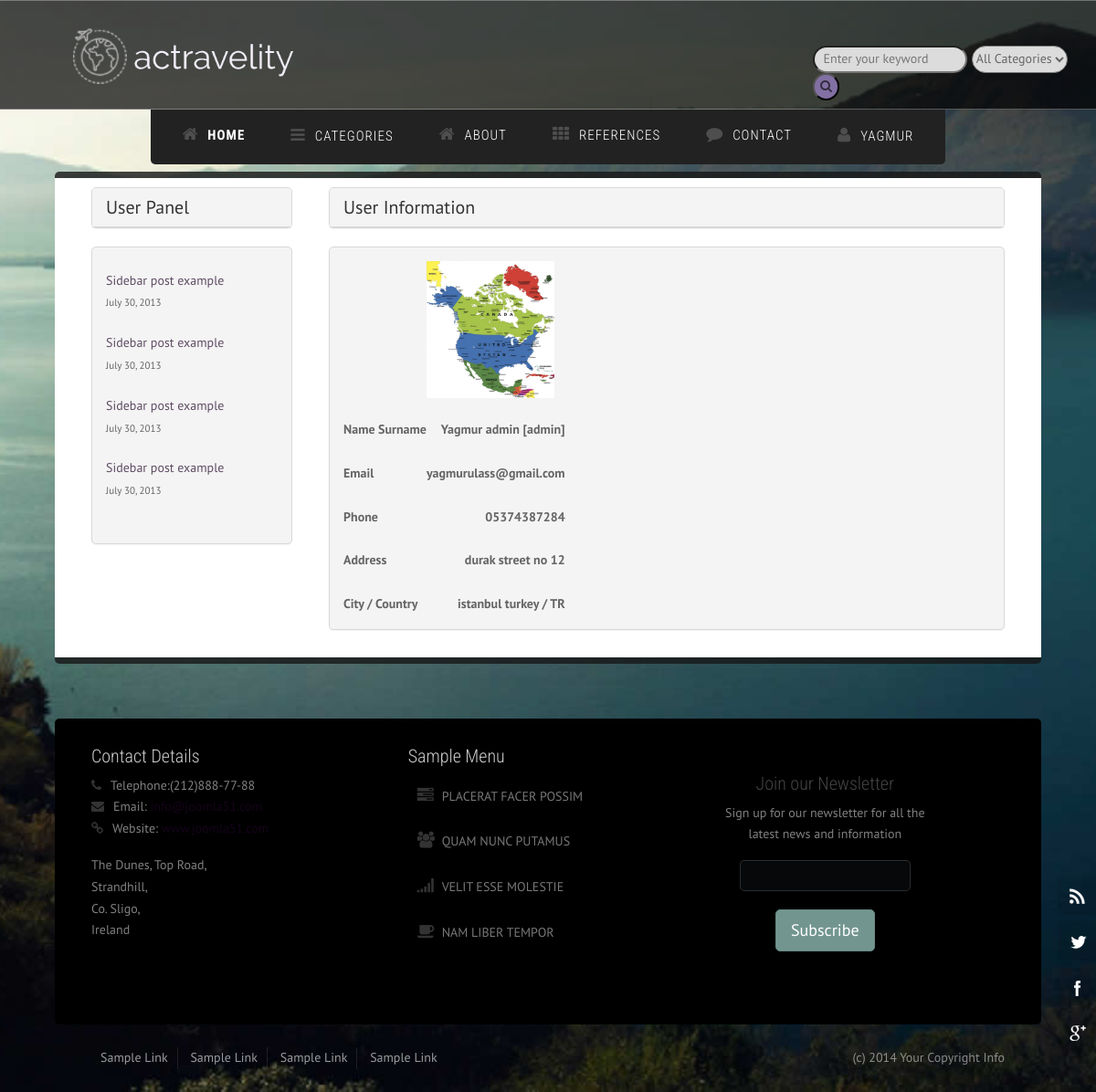
The page /user/ (signed in) on the database its author committed.
### home/models.py (models this page shows, shortened)
class UserProfile(models.Model):
    user = models.OneToOneField(User, on_delete=models.CASCADE)
    phone = models.CharField(blank=True, max_length=20,help_text='Contact phone number')
    address = models.CharField(blank=True, max_length=250)
    city = models.CharField(blank=True, max_length=20)
    country = CountryField()
    image = models.ImageField(blank=True,upload_to='images/users/')
    def user_name(self):
        return self.user.first_name+ ' ' +self.user.last_name + ' [' +self.user.username +'] '
    def image_tag(self):
        return mark_safe('<img src="{}" height="50"/>'.format(self.image.url))
    image_tag.short_description = "Image"

### user/views.py (the view)
# urls.py: path('', views.index, name='index'),
def index(request):
    category = Category.objects.all()
    current_user = request.user #access user session
    profile = UserProfile.objects.get(user_id=current_user.id)
    context = {'category': category,
               'profile': profile,
               }
    return render(request,'user_profile.html',context)

### user/templates/user_profile.html (shortened to what this page needs)
{% extends 'homebase.html' %}
{% block content %}
    <div id="content">
        <div class="container background-white">
            <div class="row margin-vert-10">
                <div class="col-md-3">
                    <div class="panel panel-default">
                        <div class="panel-heading">
                            <h1 class="panel-title">User Panel</h1>
                        </div>
                    </div>
                    {% include "user_panel.html" %}
                </div>
                <div class="col-md-9">
                    <div class="panel panel-default">
                        <div class="panel-heading">
                            <h1 class="panel-title">User Information </h1>
                        </div>
                    </div>
                    <div class="panel panel-default">
                        <div class="panel-body">
                            <table>
                                <tr>
                                    <th class="text-right"></th>
                                    <td class="thumb"><img src="{{ profile.image.url }}" style="width: 140px;height: 150px"></td>
                                </tr>
                                <tr> <th class="text-left"><br></th></tr>
                                <tr>
                                    <th class="text-left">Name Surname</th>
                                    <th class="text-right">{{ profile.user_name}}</th>
                                </tr>
                                <tr> <th class="text-left"><br></th></tr>
                                <tr>
                                    <th class="text-left">Email</th>
                                    <th class="text-right">{{ profile.user.email }}</th>
                                </tr>
                                <tr> <th class="text-left"><br></th></tr>
                                <tr>
                                    <th class="text-left">Phone<br></th>
                                    <th class="text-right">{{ profile.phone }}</th>
                                </tr>
                                <tr> <th class="text-left"><br></th></tr>
                                <tr>
                                    <th class="text-left">Address</th>
                                    <th class="text-right">{{ profile.address }}</th>
                                </tr>
                                <tr> <th class="text-left"><br></th></tr>
                                <tr>
                                    <th class="text-left">City / Country</th>
                                    <th class="text-right">{{ profile.city }} / {{ profile.country }}</th>
                                </tr>
                            </table>
                        </div>
                    </div>
                </div>
            </div>
        </div>
    </div>
{% endblock %}

### home/templates/header.html (shortened to what this page needs)
{% load static %}
<div id="body-bg">
    <ul class="social-icons pull-right hidden-xs">
        <li class="social-rss">
            <a href="#" target="_blank" title="RSS"></a>
        </li>
        <li class="social-twitter">
            <a href="#" target="_blank" title="Twitter"></a>
        </li>
        <li class="social-facebook">
            <a href="#" target="_blank" title="Facebook"></a>
        </li>
        <li class="social-googleplus">
            <a href="#" target="_blank" title="GooglePlus"></a>
        </li>
    </ul>
    <div id="header">
        <div class="container">
            <div class="row">
                <div class="logo" style="width: 280px;margin-top: -7px">
                    <a href="/" title="">
                        <img src="{% static "assets/img/logo2.png" %}" alt="Logo"/>
                    </a>
                </div>
            </div>
        </div>
        <form action="/search/" method="post" style="margin-top: -22px; margin-left: 890px; ">
            <input id="query" name="query" class="input search-input" type="search" placeholder="  Enter your keyword" style="background: gainsboro;border-radius: 18px;" >
            {% load mptt_tags %}
            <select name="catid" class="input search-categories" style="margin-left: 1px;padding-bottom: 4px; padding-top: 4px;background: gainsboro;border-radius: 18px">
                <option value="0">All Categories</option>
            </select>
            <button class="btn-outline-success" style="border-radius: 18px;background-color: #8270a4"><i class="fa fa-search"></i></button>
        </form>
    </div>
    <div id="hornav" {% if not node.is_leaf_node %} class="container no-padding" {% endif %}>
        <div class="row">
            <div class="col-md-12 no-padding">
                <div class="text-center visible-lg">
                    <ul id="hornavmenu" {% if not node.is_leaf_node %} class="nav navbar-nav" {% endif %} style="background-color: #222222">
                        <li>
                            <a href="/" class="fa-home"><b>Home</b></a>
                        </li>
                        <li>
                            <span class="fa-bars">Categories</span>
                                {% load mptt_tags %}
                        </li>
                        <li>
                            <a href="/about" class="fa-home">ABOUT</a>
                        </li>
                        <li>
                            <a href="/references" class="fa-th">REFERENCES</a>
                        </li>
                        <li>
                            <a href="/contact" class="fa-comment">Contact</a>
                        </li>
                        <li>
                            {% if user.id is not None %}
                                <span class="fa-user">{{ user.first_name }}</span>
                            {% else %}
                                <span class="fa-user"><a href="/login/" style="color: #8270a4"><b>Login</b></a> / <a href="/signup/" style="color: #8270a4"><b>Sign Up</b></a></span>
                            {% endif %}
                        </li>
                    </ul>
                </div>
            </div>
        </div>
    </div>
    <div id="content-top-border" class="container">
    </div>

### rows shown on the page
UserProfile: image (picture), user_name "Yagmur admin [admin]", user.email "yagmurulass@gmail.com", phone "05374387284", address "durak street no 12", city "istanbul turkey", country "TR"

### other values the page prints
{{ user.first_name }} "YAGMUR"
